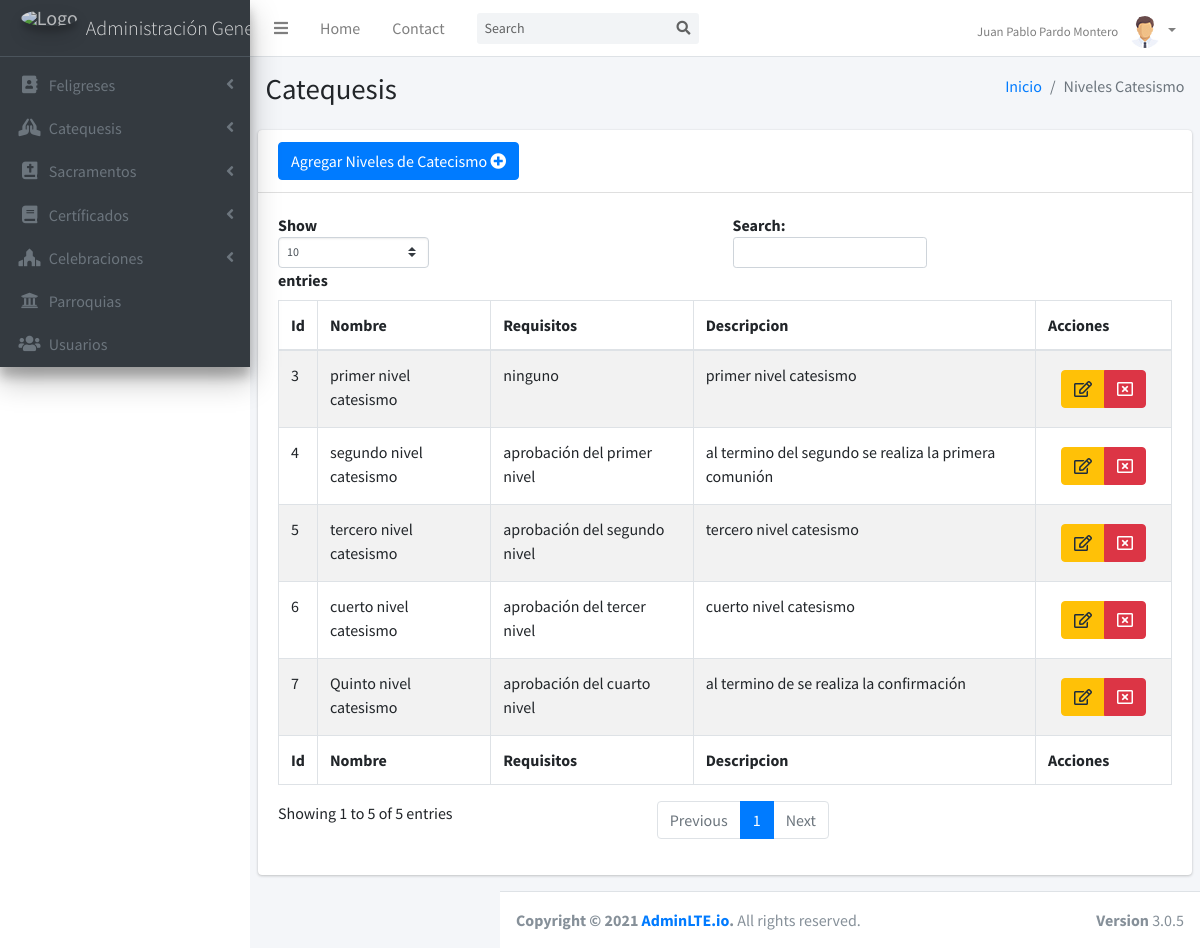
/niveles-catesismo (signed in), run on the app's committed database.
### tables this page shows
CREATE TABLE `niveles_catesismo` (
  `id` int(11) NOT NULL,
  `nombres` varchar(200) NOT NULL,
  `requisito` varchar(50) NOT NULL,
  `descripcion` varchar(200) NOT NULL
);

### controladores/CtrlPrincipal.php (called while the page is built)
<?php
class Principal
{
	function CtrlPrincipal()
	{
		include "vistas/plantilla.php";
	}
}

### index.php (called while the page is built, shortened)
<?php
	require_once "controladores/CtrlPrincipal.php";
	require_once "controladores/CtrlNiveles.php";
	require_once "modelos/MdlNiveles.php";
	$Obj_Principal = new Principal();
	$Obj_Principal -> CtrlPrincipal();

### modelos/conexion.php (called while the page is built)
<?php
class conexion
{
	static public function conectar(){
		$con = new PDO("mysql:host=localhost;dbname=parroquia;charset=utf8","root","");
		return $con;
	}
}

### modelos/MdlNiveles.php (called while the page is built, shortened)
<?php
require_once ("conexion.php");
 class ModeloNiveles{
     static public function mdlMostrarNiveles($parametros, $datos){
        if($parametros!=null){
            $stm = conexion::conectar()->prepare("SELECT * FROM niveles_catesismo WHERE id=:datos");
 		    $stm -> bindParam(":datos", $datos, PDO::PARAM_INT);
 		    $stm->execute();
 		    return $stm->fetch();
        }else{
            $stm = conexion::conectar()->prepare("SELECT * FROM niveles_catesismo");
            $stm->execute();
            return $stm->fetchAll();
        }
    }
 }

### controladores/CtrlNiveles.php (called while the page is built, shortened)
<?php
class ControladorNiveles{
     static public function ctrlMostrarNiveles($parametros, $datos){
        $res = ModeloNiveles::mdlMostrarNiveles($parametros, $datos);
        return $res;
    }
}

### vistas/modulos/niveles-catesismo.php (the view, shortened to what this page needs)
<div class="content-wrapper">
  <section class="content-header">
    <div class="container-fluid">
      <div class="row mb-2">
        <div class="col-sm-6">
          <h1>Catequesis</h1>
        </div>
        <div class="col-sm-6">
          <ol class="breadcrumb float-sm-right">
            <li class="breadcrumb-item"><a href="inicio">Inicio</a></li>
            <li class="breadcrumb-item active">Niveles Catesismo</li>
          </ol>
        </div>
      </div>
    </div>
  </section>
  <section class="content">
    <div class="card">
      <div class="card-header">
      <button class="btn btn-primary" data-toggle="modal" data-target="#ModalNiveles">
          Agregar Niveles de Catecismo <span class="fas fa-plus-circle"></span>
        </button>
        </div>
      <div class="card-body">
        <table id="example1" class="table table-bordered table-striped">
               <thead>
                <tr>
                  <th>Id</th>
                  <th>Nombre</th>
                  <th>Requisitos</th>
                  <th>Descripcion</th>
                  <th>Acciones</th>
                </tr>
                </thead>
                <tbody>
                <?php
                    $parametros = null;
                    $datos = null;
                    $niveles = ControladorNiveles::ctrlMostrarNiveles($parametros, $datos);
                    foreach($niveles as $key=>$value){
                      echo '
                      <tr>
                        <td>'.$value["id"].'</td>
                        <td>'.$value["nombres"].'</td>
                        <td>'.$value["requisito"].'</td>
                        <td>'.$value["descripcion"].'</td>
                        <td>
                          <div class="btn btn-group">
                            <button class="btn btn-warning btnEditarNiveles" idNiveles = "'.$value["id"].'"data-toggle="modal" data-target="#ModalNivelesModificar"><i class="far fa-edit"></i></button>
                            <button class="btn btn-danger btnEliminarNiveles" idNiveles = "'.$value["id"].'" ><i class="far fa-window-close"></i></button>
                          </div>
                        </td>
                      </tr>
                      ';
                    }
                  ?>
                </tbody>
                <tfoot>
                <tr>
                  <th>Id</th>
                  <th>Nombre</th>
                  <th>Requisitos</th>
                  <th>Descripcion</th>
                  <th>Acciones</th>
                </tr>
                </tfoot>
        </table>
    </div>
    </div>
  </section>

### data on the page
niveles_catesismo: id "3", nombres "primer nivel catesismo", requisito "ninguno", descripcion "primer nivel catesismo"
niveles_catesismo: id "4", nombres "segundo nivel catesismo", requisito "aprobación del primer nivel", descripcion "al termino del segundo se realiza la primera comunión"
niveles_catesismo: id "5", nombres "tercero nivel catesismo", requisito "aprobación del segundo nivel", descripcion "tercero nivel catesismo"
niveles_catesismo: id "6", nombres "cuerto nivel catesismo", requisito "aprobación del tercer nivel", descripcion "cuerto nivel catesismo"
niveles_catesismo: id "7", nombres "Quinto nivel catesismo", requisito "aprobación del cuarto nivel", descripcion "al termino de se realiza la confirmación"

### other printed values
$_SESSION["nombre"] "Juan Pablo Pardo Montero"
$_SESSION["nombre_parroquia"] "Administración…"
